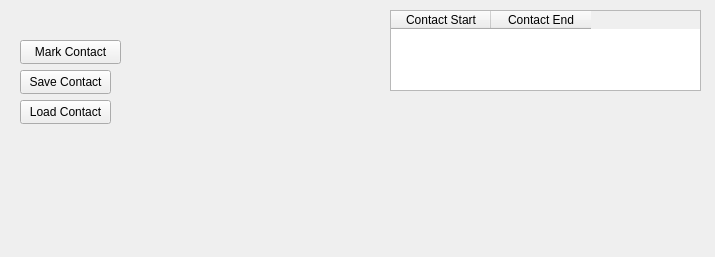
<?xml version="1.0" encoding="UTF-8"?>
<ui version="4.0">
 <class>contact_widget</class>
 <widget class="QWidget" name="contact_widget">
  <property name="geometry">
   <rect>
    <x>0</x>
    <y>0</y>
    <width>715</width>
    <height>257</height>
   </rect>
  </property>
  <property name="windowTitle">
   <string>Form</string>
  </property>
  <widget class="QPushButton" name="load_contact_button">
   <property name="geometry">
    <rect>
     <x>20</x>
     <y>100</y>
     <width>91</width>
     <height>24</height>
    </rect>
   </property>
   <property name="text">
    <string>Load Contact</string>
   </property>
  </widget>
  <widget class="QPushButton" name="save_contact_button">
   <property name="geometry">
    <rect>
     <x>20</x>
     <y>70</y>
     <width>91</width>
     <height>24</height>
    </rect>
   </property>
   <property name="text">
    <string>Save Contact</string>
   </property>
  </widget>
  <widget class="QPushButton" name="contact_button">
   <property name="geometry">
    <rect>
     <x>20</x>
     <y>40</y>
     <width>101</width>
     <height>24</height>
    </rect>
   </property>
   <property name="text">
    <string>Mark Contact</string>
   </property>
  </widget>
  <widget class="QTableWidget" name="contact_table">
   <property name="geometry">
    <rect>
     <x>390</x>
     <y>10</y>
     <width>311</width>
     <height>81</height>
    </rect>
   </property>
   <column>
    <property name="text">
     <string>Contact Start</string>
    </property>
   </column>
   <column>
    <property name="text">
     <string>Contact End</string>
    </property>
   </column>
  </widget>
 </widget>
 <resources/>
 <connections/>
</ui>
